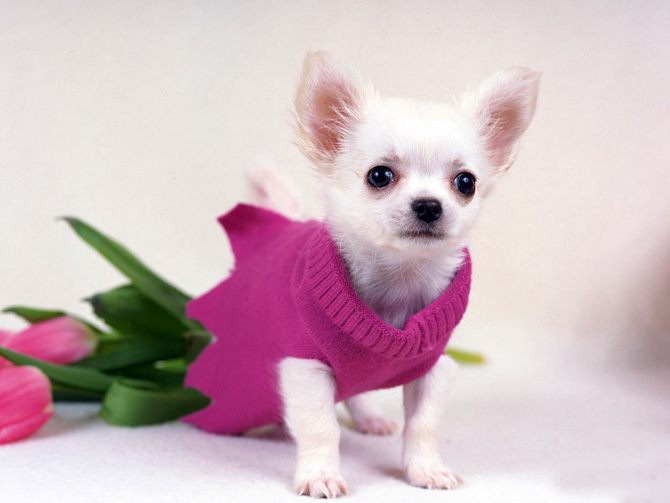
#> input picture project/input.jpg, 670 x 503 px
$ python hue.py
#> lines starting #> are read from the running program, lines starting #| are printed output that depends on the picture
import cv2
import numpy as np
image = cv2.imread('input.jpg')
#> image is the input picture: shape (503, 670, 3); mean B, G, R 192.8, 186.4, 208.8
hsv_image=cv2.cvtColor(image,cv2.COLOR_BGR2HSV)
#> hsv_image: shape (503, 670, 3); mean H, S, V 79.5, 45.2, 210.6
cv2.imshow('orginal image',image)
cv2.imshow('HSV image',hsv_image)
cv2.imshow('HUE channel',hsv_image[:,:,0])
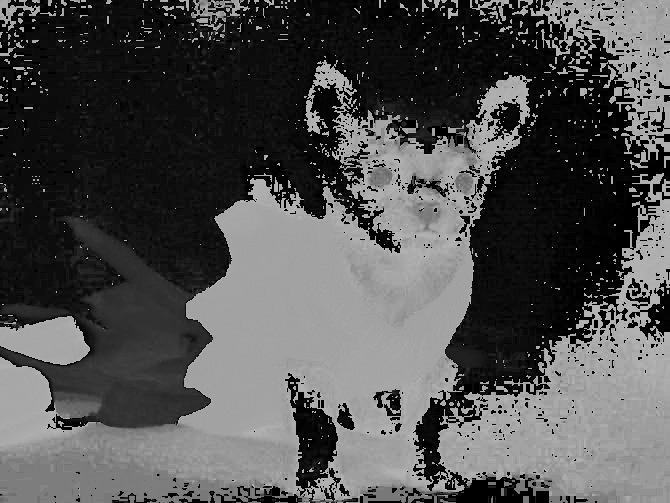
#> window 'HUE channel': shape (503, 670); min 0, max 179, mean 79.5
cv2.imshow('Saturation channel',hsv_image[:,:,1])
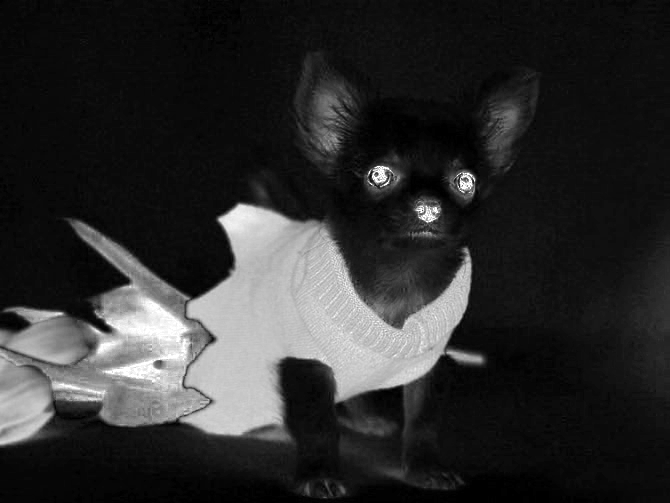
#> window 'Saturation channel': shape (503, 670); min 0, max 255, mean 45.2
cv2.imshow('value channel',hsv_image[:,:,2])
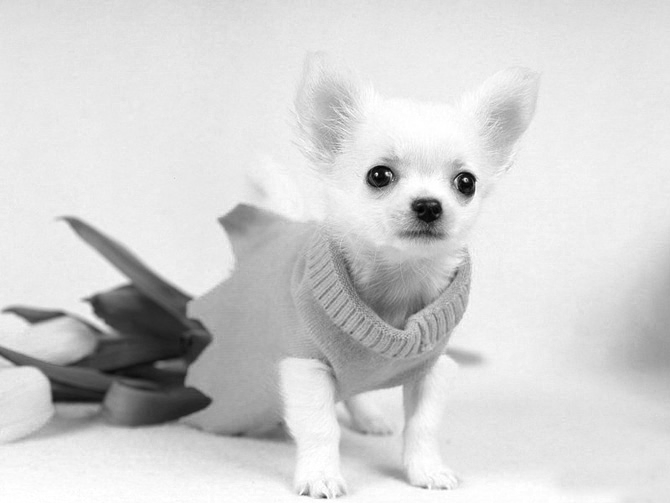
#> window 'value channel': shape (503, 670); min 1, max 255, mean 210.6
cv2.waitKey()
cv2.destroyAllWindows()
